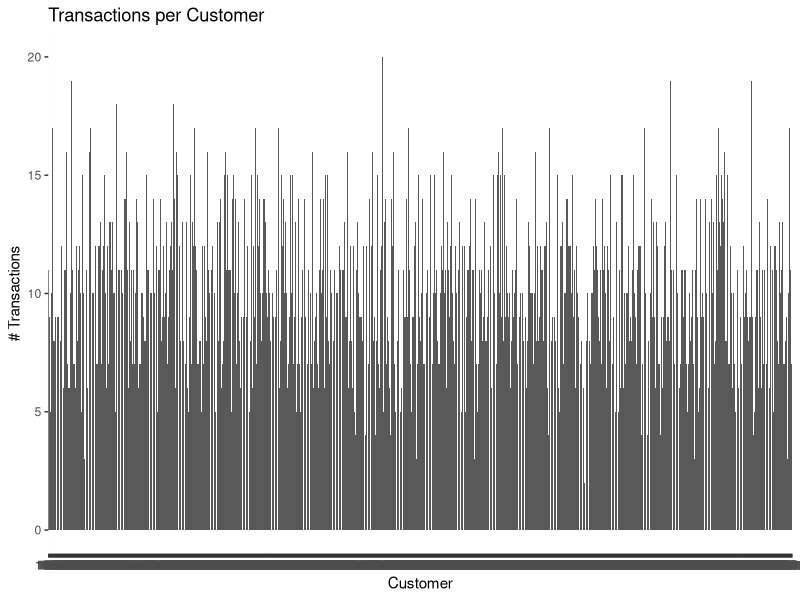

Generate this figure with R:
## ---- chunk 1
1==1
0==1

testVar <- -5
testVar

testVar2 <- 9
testVar2

ifelse(abs(testVar)>3,print("YESSSS"),print("NOOO"))

if(testVar == 1 | testVar2 > 10)
{
  print("I am inside the if")
}else if(testVar==3)
{
  print("I am printing the else because I have the value three")
} else
{
  print("there is no hope...")
}
## ---- chunk 2
i <- 0

repeat{
  i <- i + 2
  print(i)
  if(i == 10) {
    break
  }
}
## ---- chunk 3
msg <- c("Hello IE")
i <- 1

while (i < 7) {
  print(msg)
  i = i + 1
}
## ---- chunk 4
x <- c(7, 4, 3, 8, 9, 25)

for (i in x) {
  if(i%%2==0)
  {
    print(i)
  }
}
## ---- chunk 5
FunctSum<- function (x, y) {
  result <- x + y
  return(result)
}

x<-FunctSum(5.5,8)
x
## ---- chunk 6
# With While
f.exists <- function (vec, value) {
  flag.exist <- FALSE
  i <- 1
  
  while (i <= length (vec) & !flag.exist) {
    
    if (vec[i] == value) {
      flag.exist <- TRUE
    }
    i <- 1 + i
  }
  return(flag.exist)
}
f.exists(c(1:10), 10)

# With For
for.exists<-function(vec,value)
{
  flag.exists=FALSE
  for (i in vec)
  {
    if (i == value)
    {
      flag.exists=TRUE
    }
  }
  return(flag.exists)
}

for.exists(c(1:10), "6")

# With %in%
check.wrap<-function(vec,x)
{
  flag.exists<- x %in% vec
 return (flag.exists)
}

check.wrap(c(1:10), "6")

## ---- chunk 7
f.class <- function (df) {
  for (i in 1:ncol(df)) {
    print(paste(names(df)[i], "is", class(df[, i]),sep=" ") )
  }
}
f.class(cars)
f.class(iris)
## ---- chunk 8
f.div <- function(n) {
  i <- 2
  counter <- 0
  
  while(i <= n/2) {
    if(n%%i==0) {
      counter <- counter + 1
      print(sprintf("%s is a divisor of %s",i,n))
    }
    i <- i + 1
  }
  sprintf("%s has %s divisors (other than 1 and itself)",n,counter)
}
f.div(16)
f.div(27)
f.div(53)
## ---- chunk 9
set.union <- function(a, b) {
  u <- a
  for (i in 1:length(b)) {
    if (!(b[i] %in% u)) {
      u <- append(u, b[i])
    }
  }
  return(u)
}

a <- c(3, 5, 7, 11)
b <- c(3, 5, 13, 17)
set.union(a, b)
## ---- chunk 10
set.intersection <- function(a, b) {
  intersect <- vector()
  
  for (i in 1:length(a)) {
    if (a[i] %in% b) {
      intersect <- append(intersect, a[i])
    }
  }
  return(intersect)
}

a <- c(3, 5, 7, 11, 13, 20, 30)
b <- c(3, 5, 13, 17, 7, 10)

set.intersection(a, b)
## ---- chunk 11
issubset <- function(a, b) {
  for (i in 1:length(a)) {
    if (!(a[i] %in% b)) {
      return(FALSE)
    }
  }
  return(TRUE)
}

a <- c(3, 5, 7, 11)
b <- c(3, 5, 13, 17)

c <- set.union(a, b)
c

print(issubset(a, c))
print(issubset(b, c))
print(issubset(c(3, 5, 7, 4), a))
## ---- chunk 12
customerData <- read.csv("data/s3.csv")
customerData 
## ---- chunk 13
library(ggplot2)
ggplot(customerData, aes(factor(customerID)))+ geom_bar() +
  labs(x="Customer",y="# Transactions", title = "Transactions per Customer")
## ---- chunk 14
library(dplyr)
countTransactions <- count(customerData, customerID)
countTransactions
